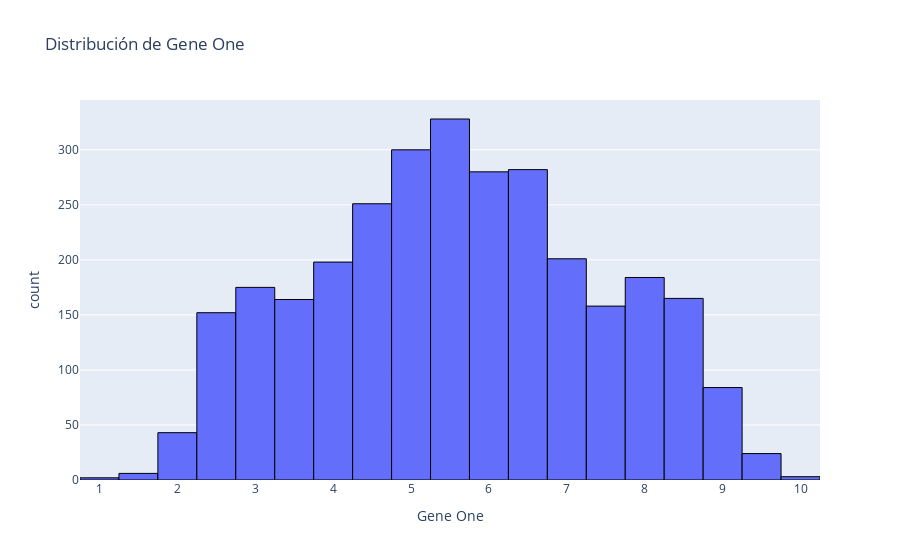

The notebook cell this image was saved under:
### Markdown cell above
Distribución de una variable numérica Gene One

### Code cell
fig = px.histogram(df, x='Gene One', nbins=20, title='Distribución de Gene One')
fig.update_traces(marker=dict(line=dict(width=1, color='black')))
fig.update_layout(barmode='group')
fig.show()

### Figure 1 — Plotly figure (JSON) as saved in the notebook; plotly's stock layout.template omitted (floating-point values rounded to 4 significant figures; data arrays with more than 128 entries replaced by an {"elided": "..."} marker saying what was removed)
{"data": [{"alignmentgroup": "True", "bingroup": "x", "hovertemplate": "Gene One=%{x}<br>count=%{y}<extra></extra>", "legendgroup": "", "marker": {"color": "#636efa", "line": {"color": "black", "width": 1}, "pattern": {"shape": ""}}, "name": "", "nbinsx": 20, "offsetgroup": "", "orientation": "v", "showlegend": false, "type": "histogram", "x": {"elided": "3000 float values"}, "xaxis": "x", "yaxis": "y"}], "layout": {"barmode": "group", "legend": {"tracegroupgap": 0}, "title": {"text": "Distribución de Gene One"}, "xaxis": {"anchor": "y", "domain": [0, 1], "title": {"text": "Gene One"}}, "yaxis": {"anchor": "x", "domain": [0, 1], "title": {"text": "count"}}}}
